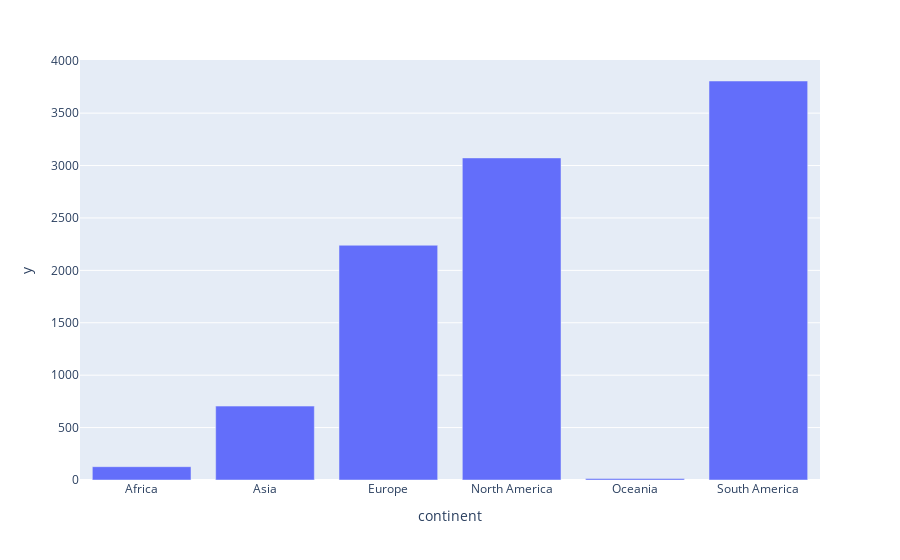

The notebook cell saved with this chart:
### Markdown cell above
2. Plot a bar plot with plotly express for average death number that compares continents.

### Code cell
plt.figure(figsize=(12, 8))
data1=data.groupby(by=["continent"]).mean()
fig = px.bar(data_frame=data1, 
             x=data1.index, 
            y=data1['total_deaths'].values)
fig.show()

### Figure 1 — Plotly figure (JSON) as saved in the notebook; plotly's stock layout.template omitted (floating-point values rounded to 4 significant figures)
{"data": [{"alignmentgroup": "True", "hovertemplate": "continent=%{x}<br>y=%{y}<extra></extra>", "legendgroup": "", "marker": {"color": "#636efa"}, "name": "", "offsetgroup": "", "orientation": "v", "showlegend": false, "textposition": "auto", "type": "bar", "x": ["Africa", "Asia", "Europe", "North America", "Oceania", "South America"], "xaxis": "x", "y": [127.1, 705.0, 2239.0, 3073.0, 14.3, 3807.0], "yaxis": "y"}], "layout": {"autosize": true, "barmode": "relative", "legend": {"tracegroupgap": 0}, "margin": {"t": 60}, "xaxis": {"anchor": "y", "autorange": true, "domain": [0, 1], "range": [-0.5, 5.5], "title": {"text": "continent"}, "type": "category"}, "yaxis": {"anchor": "x", "autorange": true, "domain": [0, 1], "range": [0, 4007.0], "title": {"text": "y"}, "type": "linear"}}}
